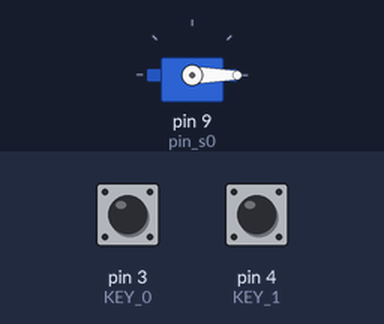
Simulated run of this sketch. Board: Arduino Uno, built with avr-gcc and run on an emulated ATmega328P. Parts: servo. The test bench sets the inputs (shaded band); at power-on: pin 3 (KEY_0) HIGH, pin 4 (KEY_1) HIGH.

Above: at 1.2 s.
1.3 s: pin 3 (KEY_0) pulled LOW for 0.15 s
At 1.37 s:
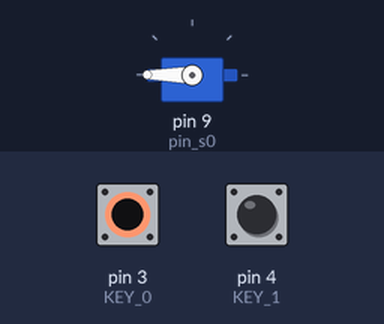
2.9 s: pin 3 (KEY_0) pulled LOW for 3.2 s
At 6.9 s:
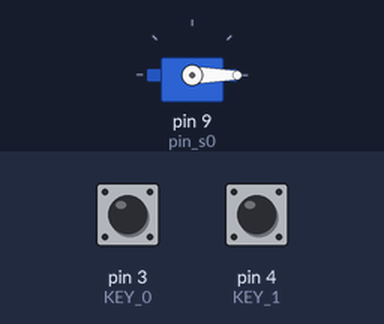
Timing chart, 0 to 8.4 s (numbered marks = the images above; inputs shaded):
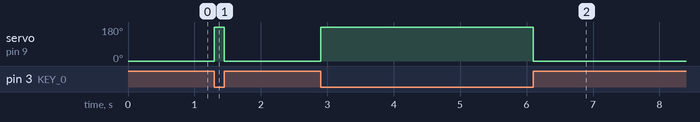

Measured:
- after the input at 1.3 s, servo on pin 9 (pin_s0): 0° → 180° at once, → 0° 0.15 s later
- after the input at 2.9 s, servo on pin 9 (pin_s0): 0° → 180° at once, → 0° 3.2 s later

The sketch:

YM20201008_0_ButtonServo.ino
```cpp
//20201008 T.I. Added sample for servo control
//20201008 T.I. Created this file. Based on https://www.tinkercad.com/things/aaHqTYZCYRm

#include <Servo.h>
Servo servo_0;
int KEY_0 = 3;
int KEY_1 = 4;
int pin_s0 = 9;


void setup()
{

  pinMode(KEY_0, INPUT_PULLUP);
  pinMode(KEY_1, INPUT_PULLUP);
  servo_0.attach(pin_s0);


}

void loop()
{
  //(ButtonLOW_DB(KEY_0) == 1)
  //(digitalRead(KEY_0) == 0)

  if (digitalRead(KEY_0) == 0 )
  {
    servo_0.write(180);
  }
  else
  {
    servo_0.write(0);
  }

  if (digitalRead(KEY_1) == 0)
  {

  }
  else
  {

  }
}


int ButtonLOW_DB(int PIN_NUM)
{
   int ret=0;

   if(LOW==digitalRead(PIN_NUM))
   {
      delay(20);
      if (LOW==digitalRead(PIN_NUM))
      {
         ret=1;
      }
   }

   return ret;
}
```
